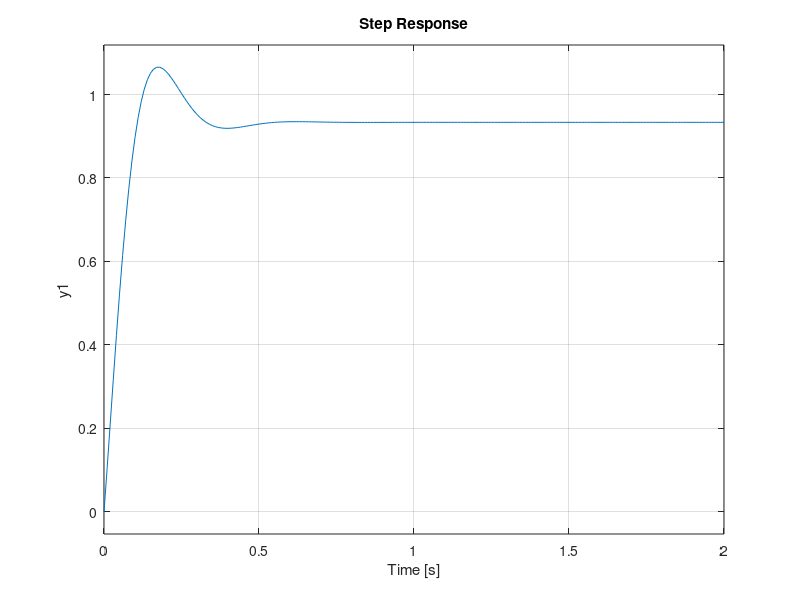

This chart was generated by the following MATLAB code:
num=1;
den=[1 10 20];
plant=tf(num, den);
kp=280;
kd=10;
contr=tf([kd  kp],1);
sys_cl=feedback(contr*plant,1);
t=0:0.01:2;
step(sys_cl,t);
